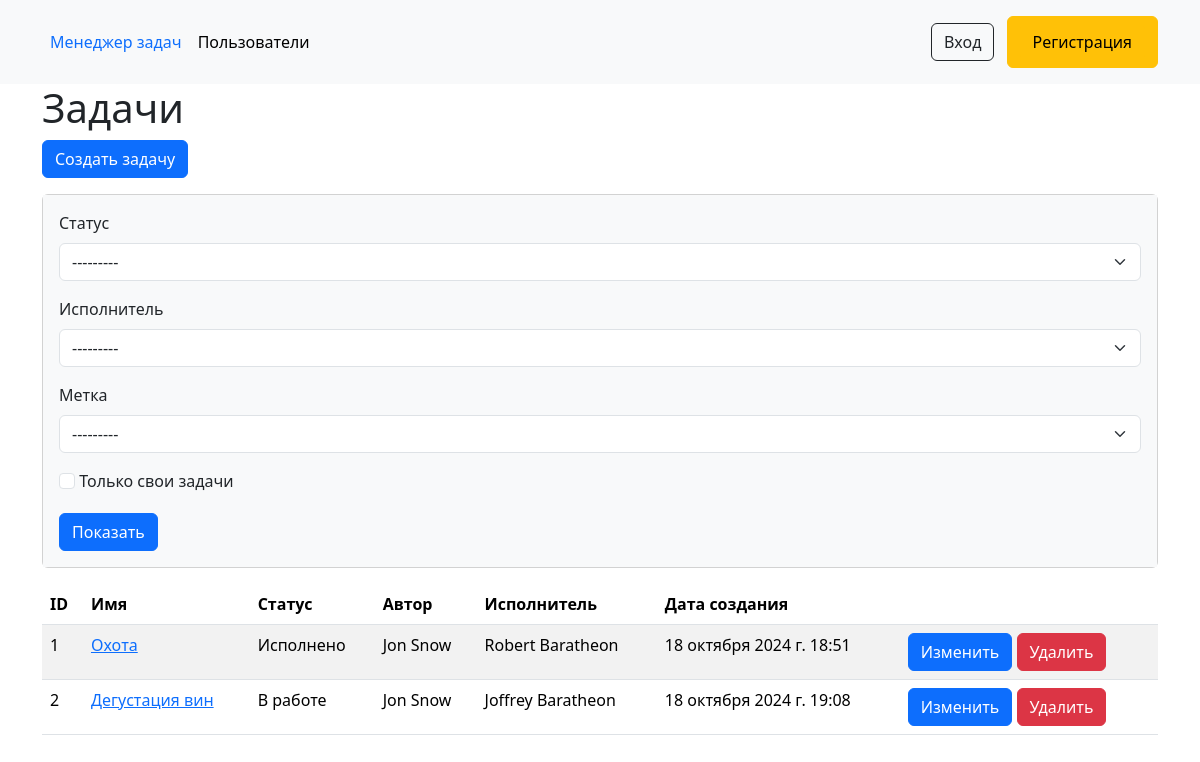
/tasks/, run on the app's committed database.
### task_manager/tasks/models.py (models this page shows, shortened)
class Task(models.Model):
    name = models.CharField(max_length=255, unique=True, blank=False)
    description = models.TextField(blank=False)
    status = models.ForeignKey(Status, blank=False, on_delete=models.PROTECT)
    executor = models.ForeignKey(User, blank=False, on_delete=models.PROTECT)
    labels = models.ManyToManyField(Label, blank=True)
    creator = models.ForeignKey(
        User, on_delete=models.PROTECT, related_name='created_tasks')
    created_at = models.DateTimeField(auto_now_add=True)

### task_manager/statuses/models.py (models this page shows)
class Status(models.Model):
    name = models.CharField(max_length=255,
                            unique=True,
                            verbose_name=gettext("Name"))
    created_at = models.DateTimeField(auto_now_add=True)
    def __str__(self):
        return self.name

### task_manager/tasks/views.py (the view, shortened to what this page needs)
# urls.py: path('', views.TaskListView.as_view(), name='tasks_list'),
class TaskListView(FilterView):
    model = Task
    filterset_class = TaskFilter
    template_name = 'tasks/tasks_list.html'
    context_object_name = 'tasks'

### task_manager/labels/models.py (called while the page is built)
    def __str__(self):
        return self.name

### task_manager/templates/tasks/tasks_list.html
{% extends 'base.html' %}
{% load i18n %}
{% block content %}
<div class="container">
    <h1>{% translate "Tasks" %}</h1>
    <a href="{% url 'task_create' %}" class="btn btn-primary">{% trans "Create task" %}</a>
    <div class="card mb-3 mt-3">
        <div class="card-body bg-light">
            <form method="get">
                {% for field in filter.form %}
                    <div class="form-group">
                        {% if field.name == "filter_own_tasks" %}
                            <label for="{{ field.id_for_label }}">
                                {{ field }} <label class="form-check-label" for="id_self_tasks">Только свои задачи</label>
                            </label>
                        {% else %}
                            <label class="form-label" for="id_label">{{ field.label }}</label>
                            {{ field }}
                        {% endif %}
                    </div>
                {% endfor %}
                <button type="submit" class="btn btn-primary">{% translate "Show" %}</button>
            </form>
        </div>
    </div>
    <table class="table table-striped">
        <thead>
            <tr>
                <th>ID</th>
                <th>{% translate "Name" %}</th>
                <th>{% translate "Status" %}</th>
                <th>{% translate "Author" %}</th>
                <th>{% translate "Executor" %}</th>
                <th>{% translate "Created at" %}</th>
                <th></th>
            </tr>
        </thead>
        <tbody>
            {% for task in tasks %}
            <tr>
                <td>{{ task.id }}</td>
                <td><a href="{% url 'task_detail' task.pk %}">{{ task.name }}</a></td>
                <td>{{ task.status }}</td>
                <td>{{ task.creator.first_name }} {{ task.creator.last_name }}</td>
                <td>{{ task.executor.first_name }} {{ task.executor.last_name }}</td>
                <td>{{ task.created_at }}</td>
                <td>
                    <a href="{% url 'task_update' task.pk %}" class="btn btn-primary">{% translate "Edit" %}</a>
                    <a href="{% url 'task_delete' task.pk %}" class="btn btn-danger">{% translate "Delete" %}</a>
                </td>
            </tr>
            {% endfor %}
        </tbody>
    </table>
</div>
{% endblock %}

### data on the page
Task: id "1", name "Охота", status "Исполнено", creator.first_name "Jon", creator.last_name "Snow", executor.first_name "Robert", executor.last_name "Baratheon", created_at "18 октября 2024 г. 18:51"
Task: id "2", name "Дегустация вин", status "В работе", creator.first_name "Jon", creator.last_name "Snow", executor.first_name "Joffrey", executor.last_name "Baratheon", created_at "18 октября 2024 г. 19:08"

### other printed values
{{ field.label }} "Статус" "Исполнитель" "Метка"
